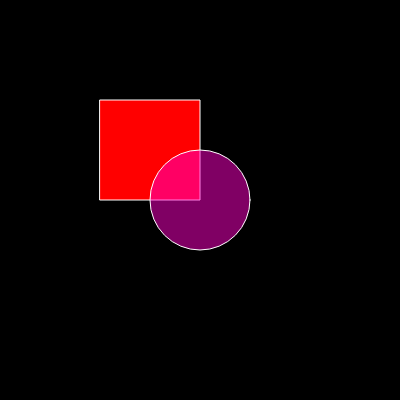
Frame 1 (no input)
Frame 60 (no input): identical to frame 1, image omitted
Frame 120 (the mouse pressed at the canvas centre since frame 60): identical to frame 1, image omitted

The p5.js sketch that drew this single still picture (run headless with seeded random() and noise() and a simulated clock; from frame 60 on, the mouse is pressed at the canvas centre):

// p5.js sketch
// ── sketch.js
function setup() {
  createCanvas(400, 400);
  colorMode(RGB, 255, 255, 255, 100);
}

function draw() {
  background(0);
  stroke(255);
  fill(255, 0, 0);
  rect(100, 100, 100, 100);
  fill(255, 0, 200, 50);
  ellipse(200, 200, 100, 100);

}
